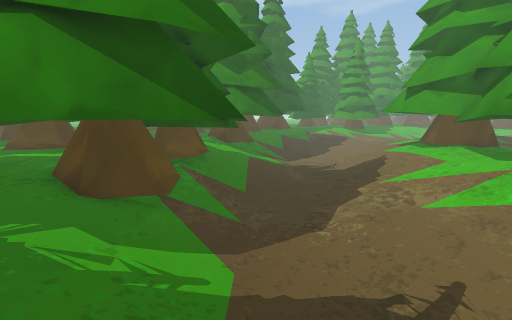
view 1 (above)

16 first-person views from a walk through a Unity game level. The camera is 1.5 m above the floor, tilts 10° down and sees 90° across. The floor is counted in squares, 0.5 m on a side. Each view is taken from the middle of a square. On the plan, view 1 faces up. The plan holds only what a view shows up to about 19 squares ahead; the rest is blank. The place goes on beyond the plan. The player is left out. Some animated figures are not drawn.

view 2
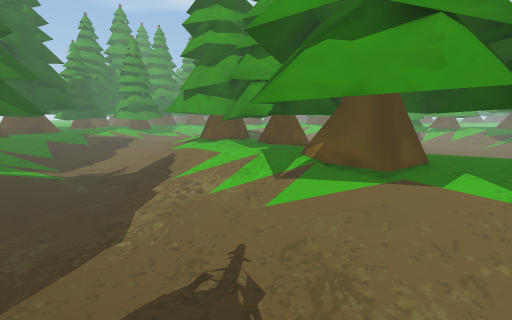

view 3
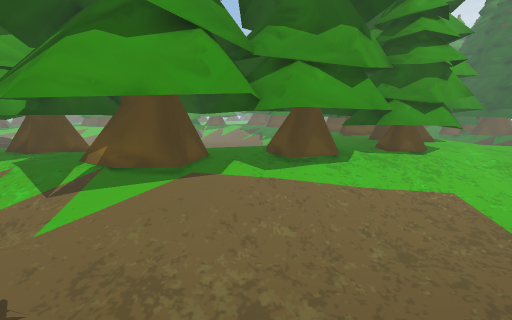

view 4
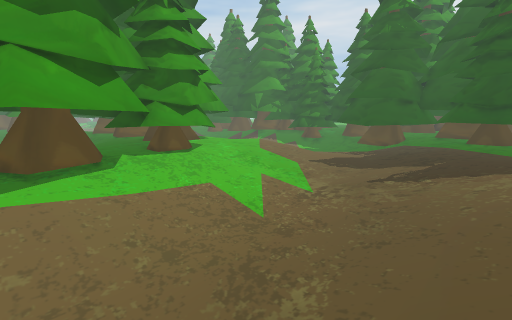

view 5
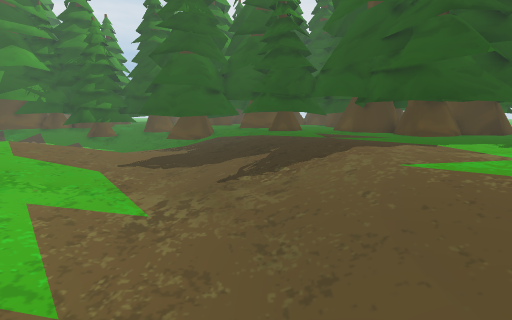

view 6
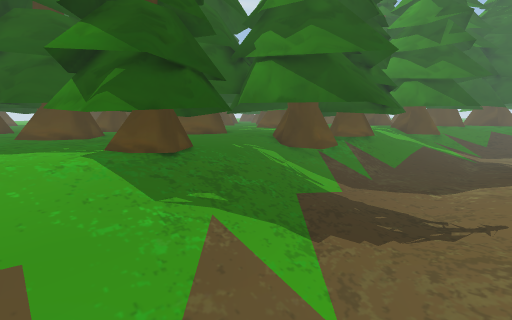

view 7
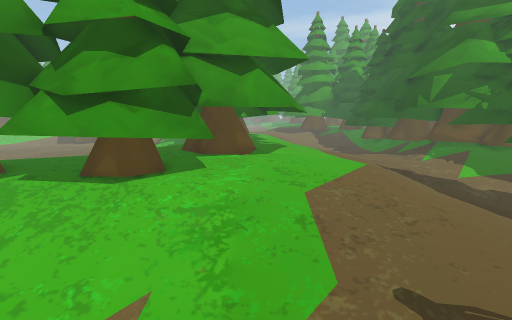

view 8
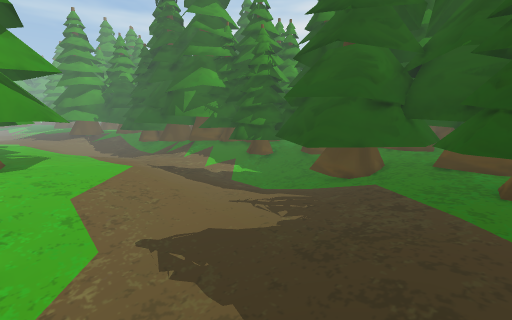

view 9
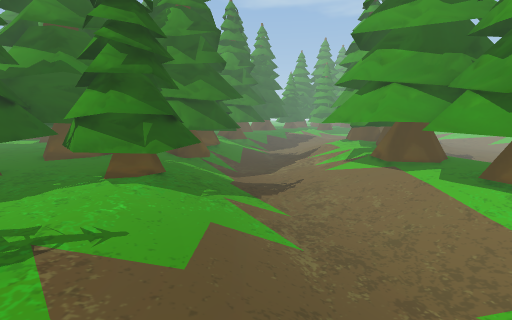

view 10
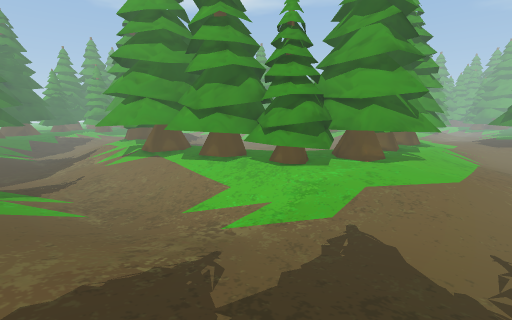

view 11
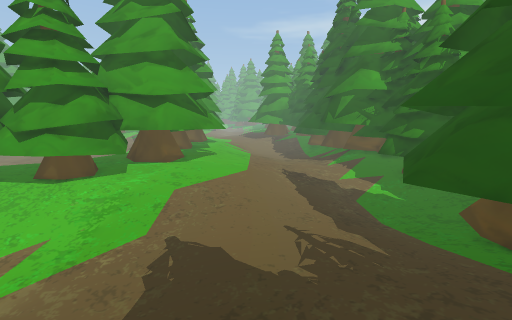

view 12
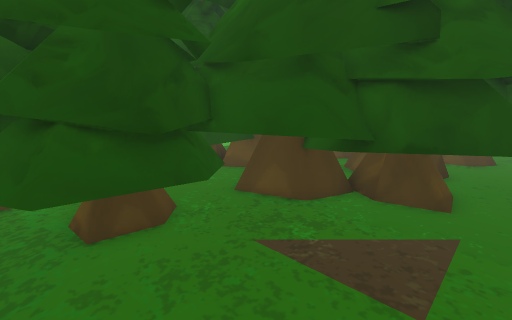

view 13
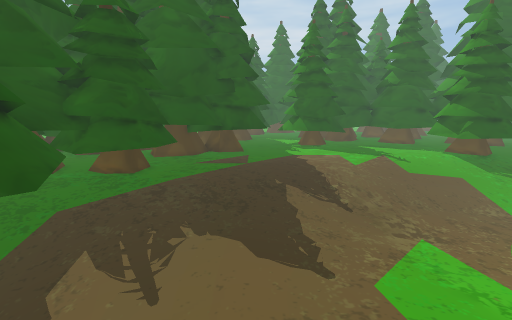

view 14
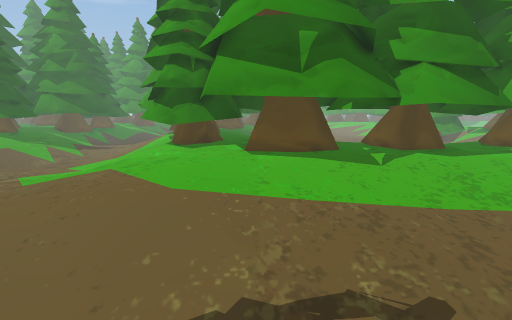

view 15
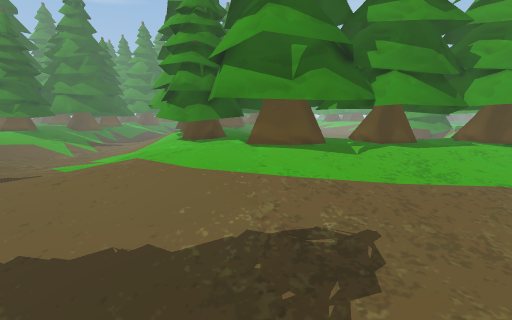

view 16
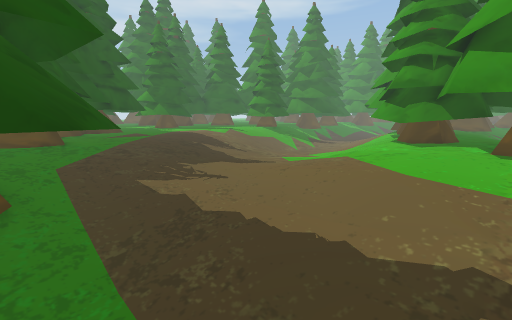

### Floor plan
Key: @ floor where view 1 was taken; # wall or solid block; . main floor; : floor 0.25 m higher than the main floor; + floor 0.5 m higher than the main floor; * floor 0.75 m higher than the main floor; % floor 1 m higher than the main floor; / step, stairs or slope; T tree; O other object.
Columns run from 5 left of view 1 to 24 right of it. Each row starts with its distance up from view 1.
 21      T ....
 20   T TTT.....
 19   TTTTT...../ TT
 18    TT:/...../:TT T
 17    +://....///TTTT
 16     ::.....///TTTT
 15    TT:.....///TTT TT
 14   TTT......://*TTTT
 13 T#TTT......://*TT
 12 TTTTT......://*TTTT
 11 TTTTTT.....//+TTTT#
 10 TT#  ......//*TTTTTT
  9  TT: ....../+ TTTTTT
  8 #TT: ......: TTTTT T
  7 TTT: .....::TTTT TTT
  6 TTTTT..../:TTTTTT
  5 TTTT/.....TTTTTT#
  4 TT///.....:TT TT T  TT
  3 **///:.....TT TTTTTTTT
  2 TTT+/:....:TTT ## TTT
  1  TTT+/...../TTTTTTT
  0  TTT+@/..../TTTTTT
 -1 TTTT+//...../TTTTTTT T
 -2 TTTT+//.....:TTTTT T T
 -3 TTT*///.....::TTTTTTT
 -4 %%*////...../:TTTTTTTT*
 -5 %%*////.....::TTTTTTT%*
 -6 %%**///.....::/+TTTTT T
 -7 %%***//:....::++TTTTTTTT  T
 -8  %***+//....:::+TTTTTTTT  T T
 -9  %****//::..:::+TTTTTT T  TTT#
-10  %****//:::::::/+TTTT T#   TTT
-11  %%***//:::::::+/*T*TTTTTTTTTT
-12 %%%%***/+::::::++***TTTTTTTTTT
-13 %%%%%**+++::::+++***TTTTTTTTTT
-14 %%%%%***+++:::+++****TTTTTT*T*
-15 T%%%%***+++++++++*******TT****
-16 TT%%%****++++++++*********++++
-17 TTT%%*****+++++++++****+++++++
-18 TTTT%*****+++++:+///////++++++
-19 TTTTT*****+++++:://////::::::
-20 TTTTTTTTT**+++:::::::::::::::
-21  TTTTTTTT**++T:::....::::::::
-22  TTTTTTTTT*TTTTT.......:::::::
-23  OT     TTTTTTTTTT......:::TTT
-24       TTTTTTTTTTTT.....:::TTT

Positions as (right, up) in squares from view 1, and headings:
1: (0, 0), facing up
2: (0, 0), facing up-right
3: (0, 0), facing right
4: (0, -1), facing down-right
5: (3, -4), facing down
6: (4, -4), facing up-left
7: (5, -12), facing right
8: (2, -12), facing down-right
9: (1, -12), facing up
10: (0, -18), facing up-right
11: (1, -17), facing right
12: (3, -16), facing down-left
13: (14, -16), facing left
14: (17, -22), facing up
15: (17, -24), facing up
16: (17, -24), facing up-left
